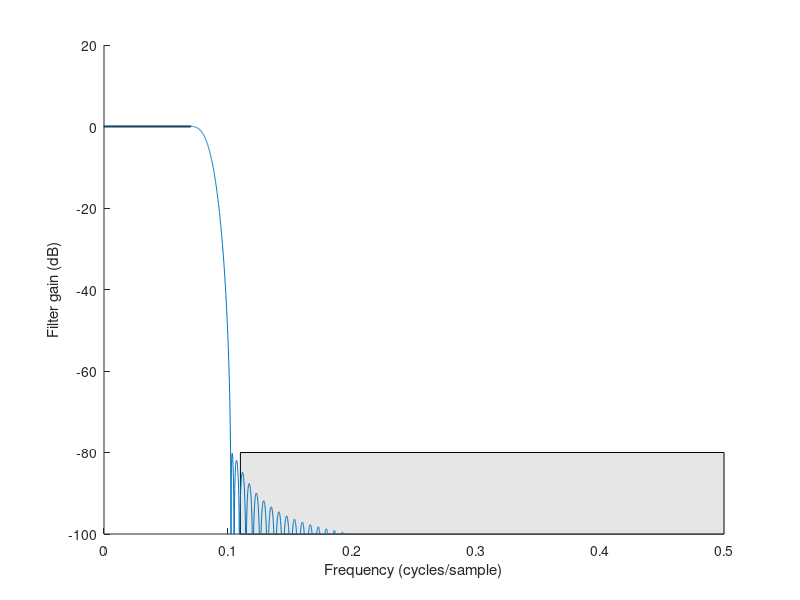
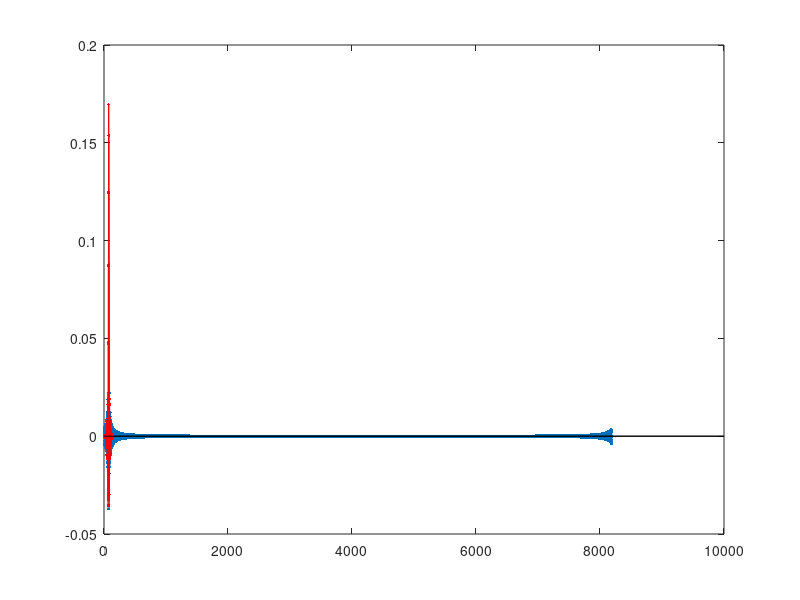
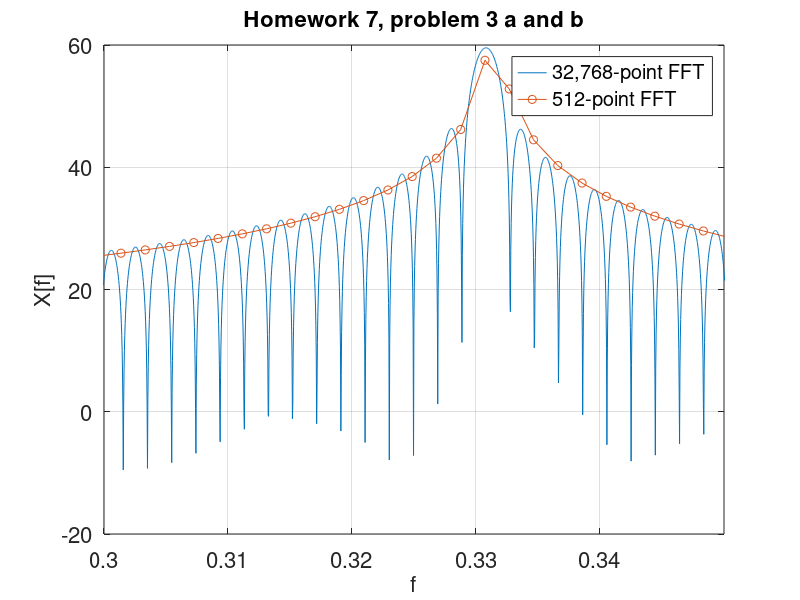
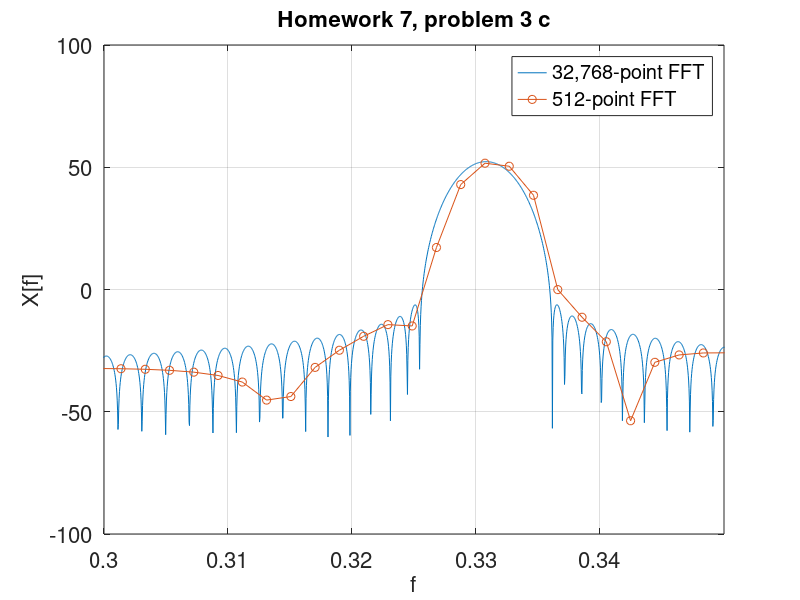

Recreate these plots in MATLAB, in order. (Note: this script raises an error after producing the figures.)
% Author: Spencer Goulette
% ECE 486 - HW #8 Problem 1
% April 4th, 2019

%% Problem 1

N = 8 * 1024; % Samples
M = 150; % # of Coefficients
beta = 8; % Beta for Kaiser Window

figure(1);

% Specifications
patch([0.11 0.5 0.5 0.11],[-100 -100 -80 -80],0.9*[1 1 1]);
hold on;
patch([0 0.07 0.07 0],[-0.1 -0.1 0.1 0.1],0.9*[1 1 1]);
axis([0 0.5 -100 20]);
xlabel('Frequency (cycles/sample)');
ylabel('Filter gain (dB)');

% Frequency
f = (0:N-1)/N;
f(N/2 + 1 + 1:end) = f(N/2 + 1 + 1:end) - 1;

% Gain
Hd = (abs(f) >= 0 & abs(f) < 0.085).*10.^(0.004);
Hd = Hd .* exp(-1j.*2.*pi.*f.*(M - 1)./2);
figure(1)
%plot(f,20.*log10(abs(Hd)),'b.');

% impulse response
hd = ifft(Hd);
figure(2);
stem(0:N-1, hd, '.');
hold on;

% Window
win = kaiser(M,beta)';

% Impulse response with window
h = hd(1:M).*win;
stem(0:M - 1,h,'r.');

% Gain from window
H = fft(h,N);

figure(1);
% Plot gain
plot(f,20.*log10(abs(H)));

%% Problem 2

% Part a and b
n = linspace(0,511,512); % 512 samples
x = 3.7.*cos(2.*pi.*0.3308.*n); % x[n]
X1 = 20.*log10(fft(x,32768)); % X1[f1], 32,768-point FFT
X2 = 20.*log10(fft(x,512)); % X2[f2], 512-point FFT
f1 = linspace(0,1,32768); % f1
f2 = linspace(0,1,512); % f2

Fig3 = figure('Position', [200, 75, 850, 600]); % set figure size and location
plot(f1,X1,f2,X2,'-o'); % plot
grid on; % grid
xlim([0.3 0.35]); % limit x axis
set(gca, 'fontsize', 16); % increase font size
xlabel('f', 'fontsize', 16); % x label
ylabel('X[f]', 'fontsize', 16); % y label
title('Homework 7, problem 3 a and b', 'fontsize', 16); % title
legend('32,768-point FFT','512-point FFT');
% Peak is 20log(512 * A / 2);
% Where A is the amplitude of the cosine which is 3.7.
% So the peak should be at 947.2 or 59.53dB, which Matlab shows the plot of
% it to be at 59.53dB

% Part c
w = kaiser(512,8.0); % window

% xw[n] = x[n]w[n] 
for i = 1:512
   x2(i) = x(i) * w(i); 
end

% X1[f]
% X2[f]
X1 = 20.*log10(fft(x2,32768));
X2 = 20.*log10(fft(x2,512));

Fig4 = figure('Position', [200, 75, 850, 600]); % set figure size and location
plot(f1,X1,f2,X2,'-o'); % plot
grid on; % grid
xlim([0.3 0.35]); % limit x axis
set(gca, 'fontsize', 16); % increase font size
xlabel('f', 'fontsize', 16); % x label
ylabel('X[f]', 'fontsize', 16); % y label
title('Homework 7, problem 3 c', 'fontsize', 16); % title
legend('32,768-point FFT','512-point FFT'); % legend

% Peak is 20log(512 * A / (2 * 2.3));
% Where A is the amplitude of the cosine which is 3.7.
% So the peak should be at 412 or 52.3dB, which Matlab shows the plot of
% it to be at 52.3dB

% load data
data = hw7data{1,2:513};

% FFT transform of data
x = 20.*log10(fft(data,32768));
f = linspace(0,50000,32768);

Fig5 = figure('Position', [200, 75, 850, 600]); % set figure size and location
plot(f,x); % plot
grid on; % grid
set(gca, 'fontsize', 16); % increase font size
xlabel('f', 'fontsize', 16); % x label
ylabel('X[f]', 'fontsize', 16); % y label
title('Homework 7, problem 4', 'fontsize', 16); % title
legend('32,768-point FFT'); % legend


